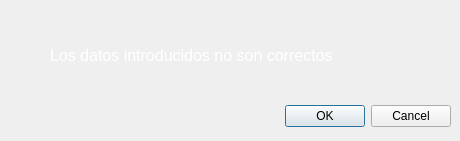
<?xml version="1.0" encoding="UTF-8"?>
<ui version="4.0">
 <class>fallo_registrar</class>
 <widget class="QDialog" name="fallo_registrar">
  <property name="geometry">
   <rect>
    <x>0</x>
    <y>0</y>
    <width>460</width>
    <height>141</height>
   </rect>
  </property>
  <property name="windowTitle">
   <string>Error</string>
  </property>
  <widget class="QDialogButtonBox" name="buttonBox">
   <property name="geometry">
    <rect>
     <x>110</x>
     <y>100</y>
     <width>341</width>
     <height>32</height>
    </rect>
   </property>
   <property name="orientation">
    <enum>Qt::Horizontal</enum>
   </property>
   <property name="standardButtons">
    <set>QDialogButtonBox::Cancel|QDialogButtonBox::Ok</set>
   </property>
  </widget>
  <widget class="QLabel" name="label">
   <property name="geometry">
    <rect>
     <x>0</x>
     <y>0</y>
     <width>461</width>
     <height>141</height>
    </rect>
   </property>
   <property name="text">
    <string/>
   </property>
   <property name="pixmap">
    <pixmap resource="Imagen/image.qrc">:/eror.png</pixmap>
   </property>
  </widget>
  <widget class="QLabel" name="label_2">
   <property name="geometry">
    <rect>
     <x>50</x>
     <y>30</y>
     <width>361</width>
     <height>51</height>
    </rect>
   </property>
   <property name="font">
    <font>
     <weight>50</weight>
     <bold>false</bold>
    </font>
   </property>
   <property name="text">
    <string>&lt;html&gt;&lt;head/&gt;&lt;body&gt;&lt;p&gt;&lt;span style=&quot; font-size:12pt; color:#ffffff;&quot;&gt;Los datos introducidos no son correctos&lt;/span&gt;&lt;/p&gt;&lt;/body&gt;&lt;/html&gt;</string>
   </property>
  </widget>
  <zorder>label</zorder>
  <zorder>buttonBox</zorder>
  <zorder>label_2</zorder>
 </widget>
 <resources>
  <include location="Imagen/image.qrc"/>
 </resources>
 <connections>
  <connection>
   <sender>buttonBox</sender>
   <signal>accepted()</signal>
   <receiver>fallo_registrar</receiver>
   <slot>accept()</slot>
   <hints>
    <hint type="sourcelabel">
     <x>248</x>
     <y>254</y>
    </hint>
    <hint type="destinationlabel">
     <x>157</x>
     <y>274</y>
    </hint>
   </hints>
  </connection>
  <connection>
   <sender>buttonBox</sender>
   <signal>rejected()</signal>
   <receiver>fallo_registrar</receiver>
   <slot>reject()</slot>
   <hints>
    <hint type="sourcelabel">
     <x>316</x>
     <y>260</y>
    </hint>
    <hint type="destinationlabel">
     <x>286</x>
     <y>274</y>
    </hint>
   </hints>
  </connection>
 </connections>
</ui>
